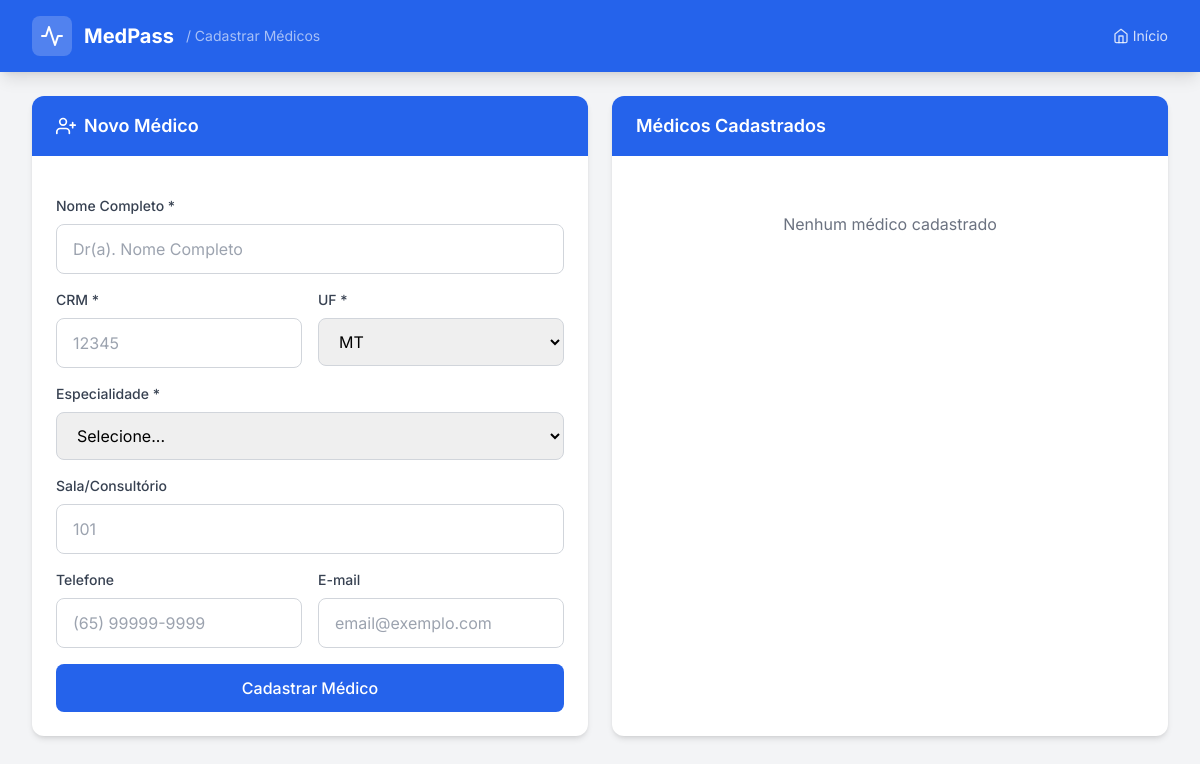
The page /cadastrar-medicos/ on the database as committed earlier.
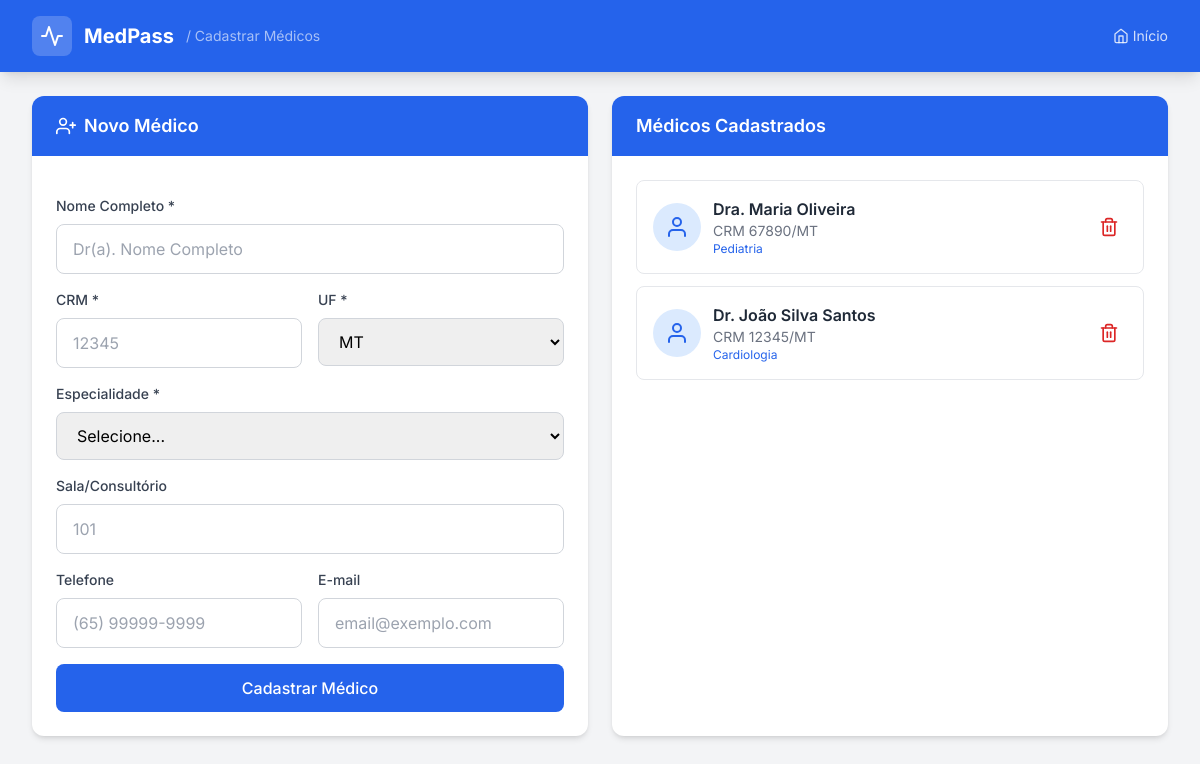
The same page on the database as committed later.
### app_medpass/models.py (models this page shows, shortened)
class Profissional(models.Model):
    crm_validator = RegexValidator(
        regex=r'^\d{4,8}$',
        message='CRM deve conter entre 4 e 8 dígitos numéricos'
    )
    nome = models.CharField(
        max_length=200,
        verbose_name="Nome Completo",
        help_text="Nome completo do profissional de saúde"
    )
    crm = models.CharField(
        max_length=8,
        validators=[crm_validator],
        verbose_name="CRM",
        help_text="Número do CRM (Conselho Regional de Medicina)"
    )
    uf_crm = models.CharField(
        max_length=2,
        verbose_name="UF do CRM",
        help_text="Estado do CRM (ex: MT, SP, RJ)",
        default="MT"
    )
    especialidade = models.ForeignKey(
        Especialidade,
        on_delete=models.PROTECT,
        related_name='profissionais',
        verbose_name="Especialidade",
        help_text="Especialidade médica do profissional"
    )
    sala = models.CharField(
        max_length=20,
        blank=True,
        verbose_name="Sala/Consultório",
        help_text="Número da sala ou consultório do médico"
    )
    telefone = models.CharField(
        max_length=15,
        blank=True,
        verbose_name="Telefone",
        help_text="Telefone de contato"
    )
    email = models.EmailField(
        blank=True,
        verbose_name="E-mail",
        help_text="E-mail de contato"
    )
    ativo = models.BooleanField(
        default=True,
        verbose_name="Ativo",
        help_text="Indica se o profissional está ativo no sistema"
    )
    criado_em = models.DateTimeField(
        auto_now_add=True,
        verbose_name="Data de Criação"
    )
    atualizado_em = models.DateTimeField(
        auto_now=True,
        verbose_name="Data de Atualização"
    )
    class Meta:
        verbose_name = "Profissional"
        verbose_name_plural = "Profissionais"
        ordering = ['nome']
        unique_together = [['crm', 'uf_crm']]

class Especialidade(models.Model):
    nome = models.CharField(
        max_length=100,
        unique=True,
        verbose_name="Nome da Especialidade",
        help_text="Nome da especialidade médica (ex: Cardiologia, Pediatria)"
    )
    sigla = models.CharField(
        max_length=3,
        unique=True,
        verbose_name="Sigla",
        help_text="Sigla para gerar a senha (ex: C para Cardiologia, P para Pediatria)"
    )
    descricao = models.TextField(
        blank=True,
        verbose_name="Descrição",
        help_text="Descrição detalhada da especialidade"
    )
    ativa = models.BooleanField(
        default=True,
        verbose_name="Ativa",
        help_text="Indica se a especialidade está ativa no sistema"
    )
    criado_em = models.DateTimeField(
        auto_now_add=True,
        verbose_name="Data de Criação"
    )
    atualizado_em = models.DateTimeField(
        auto_now=True,
        verbose_name="Data de Atualização"
    )
    class Meta:
        verbose_name = "Especialidade"
        verbose_name_plural = "Especialidades"
        ordering = ['nome']

### app_medpass/views.py (the view, shortened to what this page needs)
# urls.py: path('cadastrar-medicos/', views.cadastrar_medicos, name='cadastrar_medicos'),
def cadastrar_medicos(request):
    especialidades = Especialidade.objects.filter(ativa=True).order_by('nome')
    profissionais = Profissional.objects.filter(ativo=True).select_related('especialidade').order_by('-criado_em')
    return render(request, 'cadastrarmedicos/cadastrar_medicos.html', {
        'especialidades': especialidades,
        'profissionais': profissionais
    })

### app_medpass/templates/cadastrarmedicos/cadastrar_medicos.html (shortened to what the changed rows need)
{% extends 'base.html' %}
{% block content %}
<div class="grid grid-cols-1 lg:grid-cols-2 gap-6">
    <div class="bg-white rounded-xl shadow-md overflow-hidden">
        <div class="bg-blue-600 px-6 py-4">
            <h2 class="text-lg font-semibold text-white flex items-center">
                <i data-feather="user-plus" class="w-5 h-5 mr-2"></i>
                Novo Médico
            </h2>
        </div>
    </div>
    <div class="bg-white rounded-xl shadow-md overflow-hidden">
        <div class="bg-blue-600 px-6 py-4">
            <h2 class="text-lg font-semibold text-white">Médicos Cadastrados</h2>
        </div>
        <div class="p-6 max-h-[500px] overflow-y-auto">
            {% for prof in profissionais %}
            <div class="border border-gray-200 rounded-lg p-4 mb-3 flex items-center justify-between">
                <div class="flex items-center space-x-3">
                    <div class="w-12 h-12 bg-blue-100 rounded-full flex items-center justify-center">
                        <i data-feather="user" class="w-6 h-6 text-blue-600"></i>
                    </div>
                    <div>
                        <p class="font-semibold text-gray-800">{{ prof.nome }}</p>
                        <p class="text-sm text-gray-500">CRM {{ prof.crm }}/{{ prof.uf_crm }}</p>
                        <p class="text-xs text-blue-600">{{ prof.especialidade.nome }} {% if prof.sala %}- Sala {{ prof.sala }}{% endif %}</p>
                    </div>
                </div>
                <a href="{% url 'deletar_medico' prof.id %}" onclick="return confirm('Remover Dr(a). {{ prof.nome }}?')" class="text-red-600 hover:text-red-800 p-2">
                    <i data-feather="trash-2" class="w-5 h-5"></i>
                </a>
            </div>
            {% empty %}
            <p class="text-center text-gray-500 py-8">Nenhum médico cadastrado</p>
            {% endfor %}
        </div>
    </div>
</div>
{% endblock %}

Rows that differ between the two databases and show on the page:
added Profissional: nome "Dra. Maria Oliveira", crm "67890", uf_crm "MT", especialidade.nome "Pediatria"
added Profissional: nome "Dr. João Silva Santos", crm "12345", uf_crm "MT", especialidade.nome "Cardiologia"
Other text that changed with them:
text no longer shown: "Nenhum médico cadastrado"
